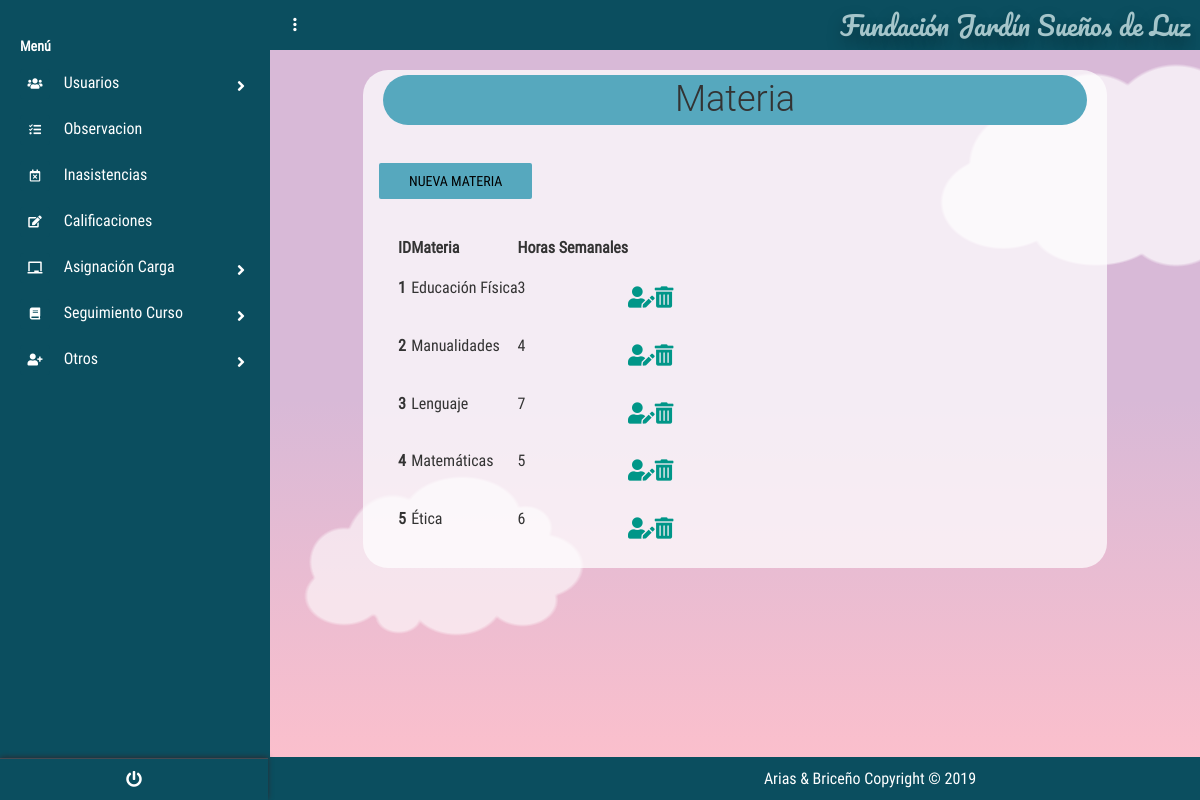
Page /?c=Materia&a=Index (signed in) on the committed database.
### tables this page shows
create table MATERIA
(
id_Materia INT PRIMARY KEY auto_increment ,
nombre_Materia VARCHAR (50) not null,
horasSemanales_Materia INT not null
);

### controllers/Materiacontroller.php (called while the page is built, shortened)
<?php
require_once "./models/MateriaModel.php";
class MateriaController{
    public function __CONSTRUCT(){
        $this->mode = new MateriaModel();
    }
    public function Index(){
        include_once './views/Materia/MateriaCon.php';
    }
}

### models/Conexion.php (called while the page is built)
<?php
class Conexion{
    public static function conectar(){
        $PDO = new PDO("mysql:host=localhost;dbname=dbfundacion;charset=utf8","root","");
        $PDO->setAttribute(PDO::ATTR_ERRMODE,PDO::ERRMODE_EXCEPTION);
        return $PDO;
    }
}
?>

### models/MateriaModel.php (called while the page is built, shortened)
<?php
class MateriaModel{
    public $CNX;
    public function __construct(){
        try {
            $this->CNX= Conexion::conectar();
        } catch (Exception $e) {
            die($e->getMessage());
        }
    }
    public function listar_Materia(){
        try {
            $query= "SELECT * from Materia" ;
            $stm = $this->CNX->prepare($query);
            $stm->execute();
            return $stm->fetchAll(PDO::FETCH_OBJ);
        } catch (Exception $e){
            die($e ->getMessage());
        }
    }
}

### views/Materia/MateriaCon.php (the view, shortened to what this page needs)
<!DOCTYPE html>
<html lang="es">
<head>
    <link rel='stylesheet' href='https://cdnjs.cloudflare.com/ajax/libs/twitter-bootstrap/4.1.1/css/bootstrap.css'>
    <link rel='stylesheet' href='https://use.fontawesome.com/releases/v5.0.13/css/all.css'>
    <link rel="stylesheet" href="<?php echo SERVERURL; ?>assets/css/main.css">
    <link rel="stylesheet" href="<?php echo SERVERURL; ?>assets/css/style.css">
    <link rel="stylesheet" href="<?php echo SERVERURL; ?>assets/css/menu_Lateral.css">
    <link rel="stylesheet" href="<?php echo SERVERURL; ?>assets/css/main.css">
    <link href="https://unpkg.com/bootstrap-table@1.18.0/dist/bootstrap-table.min.css" rel="stylesheet">
</head>
<body>
    <?php include "./views/modules/navlateral.php" ?>
    <section class="full-box dashboard-contentPage">
        <?php include "./views/modules/navbar.php" ?>
        <div class="container">
            <div class="titles">
                <h1 class="tituloa ">Materia</h1>
                <div class="form-group" id="botones">
                    <a href="?c=Materia&a=nuevo" class="boton btn btn-info botones">Nueva Materia</a>
                </div>
            </div>
            <div class="tablas">
            <table id="table" data-toggle="table" data-height="auto" data-search="true" data-show-refresh="false"
                data-show-columns="true" data-buttons-toolbar=".buttons-toolbar">
                <thead">
                    <tr>
                        <th data-field="ID">ID</th>
                        <th data-field="materia">Materia</th>
                        <th data-field="horasSemanales">Horas Semanales </th>
                        <th data-field="editar"></th>
                        <th data-field="eliminar"></th>
                    </tr>
                <tbody>
                    <?php foreach ($this->mode->listar_Materia() as $k ) : ?>
                    <tr>
                        <th data-field="ID" scope="row"><?php echo $k->id_Materia; ?></th>
                        <td data-field="materia"><?php echo $k->nombre_Materia; ?></td>
                        <td data-field="horasSemanales"><?php echo $k->horasSemanales_Materia; ?></td>
                        <th data-field="editar">
                            <div class="form-group" id="botones">
                                <a href="?c=Materia&a=nuevo&id_Materia=<?php echo $k->id_Materia;?>"  class="fas fa-user-edit fa-lg " ></a>
                            </div>
                        </th>
                        <th data-field="eliminar">
                        <div class="form-group" id="botones">
                                <a onclick="javascript:return confirm('¿Desea eliminar el registro?');
                                " href="?c=Materia&a=g_eliminar_Materia&id_Materia=<?php echo $k->id_Materia;?>"
                                 class="fas fa-trash-alt fa-lg"></a>
                            </div>
                        </th>
                    </tr>
                    <?php endforeach; ?>
                </tbody>
            </table>
</div>
        </div>
        <?php include "./views/modules/fondo_Form.php" ?>
    </section>
</body>
</html>

### assets/css/main.css (style rules this page uses)
body, html { background-color: #0b4e5f; width: 100%; height: 100%; margin: 0; padding: 0; position: relative; font-size: 16px; font-family: 'RobotoCondensed'; overflow: hidden; }
.full-box { margin: 0; padding: 0; width: 100%; box-sizing: border-box; }
.container { background-color: rgba(255, 255, 255, 0.726); margin-top:20px; border-radius:25px; width:80%; }
.tablas,h1 { margin:20px }
h1 { text-align: center; padding: 5px; margin: 5px; }
form .btn, .botones { background-color: #56a8be; border-color: #56a8be; }
.tituloa { background-color: #56a8be; border-color: #56a8be; border-radius: 1em; }
.dashboard-sideBar, .dashboard-contentPage { position: absolute; top: 0; height: 100%; transition: all .3s ease-in-out; }
.dashboard-contentPage { right: 0; z-index: 1; padding-left: 270px; }
.btn:not(.btn-raised).btn-info, .input-group-btn .btn:not(.btn-raised).btn-info { color: #000000; }

### assets/css/menu_Lateral.css (style rules this page uses)
body { font-size: 0.9rem; }

### views/modules/fondo_Form.php (style rules this page uses)
html { box-sizing: border-box; }
*, *:before, *:after { box-sizing: inherit; }
body { margin: 0; background: linear-gradient(#d8b9d7 50%, #ffc0cb); min-height: 100vh; display: flex; justify-content: center; align-items: center; overflow: hidden; position: relative; }

### rows in the picture
materia: id_Materia "1", nombre_Materia "Educación Física", horasSemanales_Materia "3"
materia: id_Materia "2", nombre_Materia "Manualidades", horasSemanales_Materia "4"
materia: id_Materia "3", nombre_Materia "Lenguaje", horasSemanales_Materia "7"
materia: id_Materia "4", nombre_Materia "Matemáticas", horasSemanales_Materia "5"
materia: id_Materia "5", nombre_Materia "Ética", horasSemanales_Materia "6"

### other values in the picture
NOMBREPROYECTO "Fundación Jardín Sueños de Luz"
